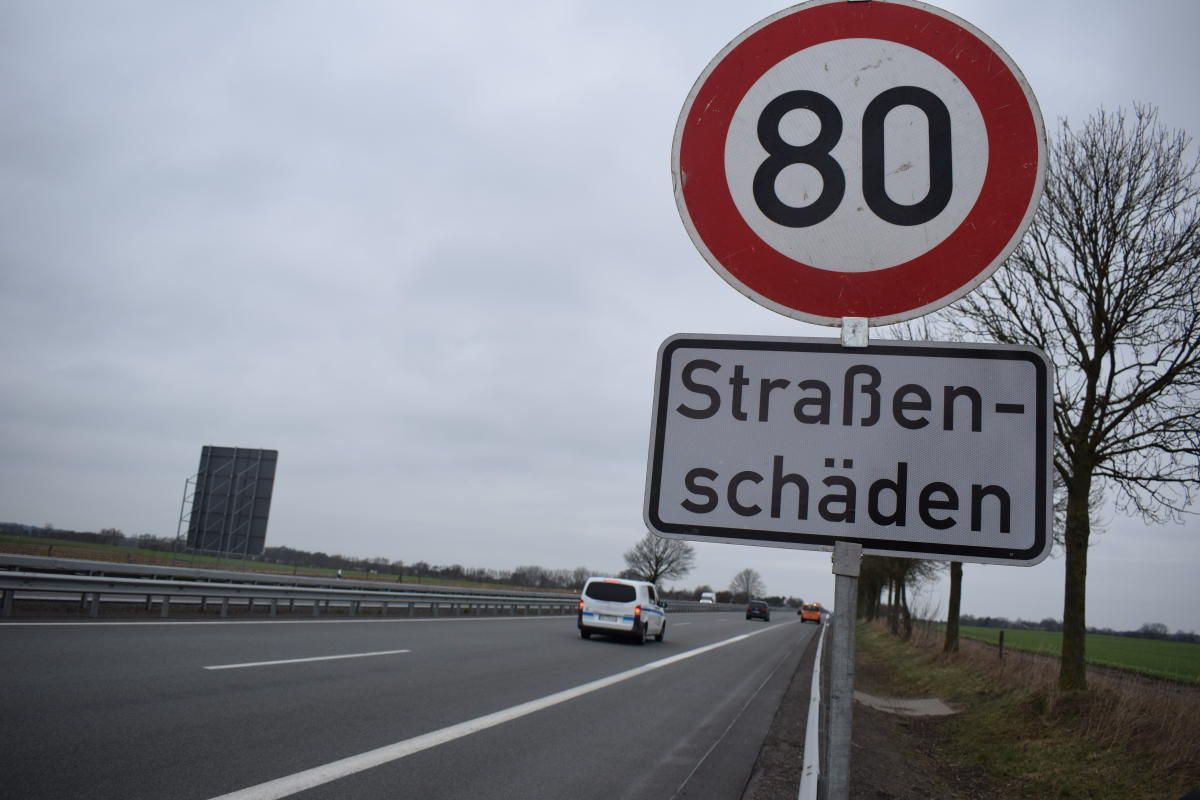
#> input picture Verkehrsschilderkenner/80_test.jpg, 1200 x 800 px
$ jupyter execute complete_routine.ipynb
#> lines starting #> are read from the running program, lines starting #| are printed output that depends on the picture; after the words box and inside, x2 and y2 are one past the last pixel; in counts of white or black regions, pixels touching at a corner belong together
#> further down, img_1 is the input picture: shape (800, 1200, 3); mean R, G, B 131.1, 131.6, 140.4
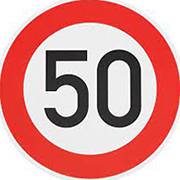
#> input picture Verkehrsschilderkenner/50_ref.jpg, 180 x 180 px
### util.py
import cv2
import numpy as np
from skimage import io
from matplotlib import pyplot as plt
import math

# mode 0 vertikal spiegeln, mode 1 horizontal
# [15 lines left out: function mirror_img, not called in this run]

# transform image to grayscale
def rgb2gray(img):
    # Source BildverarbeitungBuch: 12.2.1 Umwandlung in Grauwertbilder
    imgCopy = np.copy(img)
#> imgCopy is the input picture: shape (180, 180, 3); mean R, G, B 216, 151.5, 149.3
    gray = ((imgCopy[:, :, 0] * 0.299) + (imgCopy[:, :, 1] * 0.587) + (imgCopy[:, :, 2] * 0.114)).astype(int)
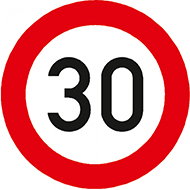
#> input picture Verkehrsschilderkenner/30_ref.jpg, 190 x 190 px
#> in rgb2gray, imgCopy is the input picture: shape (190, 190, 3); mean R, G, B 223.9, 144.2, 148.3
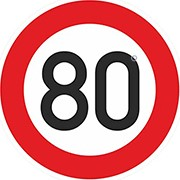
#> input picture Verkehrsschilderkenner/80_ref.jpg, 180 x 180 px
#> in rgb2gray, imgCopy is the input picture: shape (180, 180, 3); mean R, G, B 214.3, 144.9, 147.1
    return gray

# create Histogramm. bins are optionally implemented
# [14 lines left out: function computeHisto, not called in this run]

# print your image
def printImage(t_img, grayscale=True):
    if grayscale:
        io.imshow(t_img, cmap=plt.cm.gray)
        io.show()
    else:
        io.imshow(t_img)
        io.show()

# print your Historgram
def printHisto(t_histo, t_img=""):
    # plot image
    if t_img is not "":
        printImage(t_img, grayscale=True)
    # plot histogram
    n = t_histo.size
    x = range(n)
    width = 1
    plt.bar(x, t_histo, width, color="blue")
    plt.xlim([0, n - 1])
    plt.show()

# [5 lines left out: function apply_lut, not called in this run]

def cum_histo(histo, normalized=True):
    kum_his = np.zeros(histo.shape, int)
    for i, entry in enumerate(histo):
        if i == 0:
            kum_his[i] = histo[i]
        else:
            kum_his[i] = kum_his[i-1] + histo[i]
    if normalized:
        return kum_his / kum_his[kum_his.size - 1]
    return kum_his

# [73 lines left out: functions match_Histo, filter, medianFilter, not called in this run]

sobel_1 = np.array([[1,2,1]]) / 4
sobel_2 = np.array([[-1,0,1]]) / 2

def horizontal(img):
    img_copy = img.copy()
    return filter(img_copy, np.transpose(sobel_1) @ sobel_2, 1, "continue")


def vertical(img):
    img_copy = img.copy()
    return filter(img_copy, np.transpose(sobel_2) @ sobel_1, 1, "continue")


def gradient(img):
    return np.sqrt(horizontal(img)**2 + vertical(img)**2)

def get_r_idx(r, max, step):
    result = r / max * step
    return result if round(result) < step else result - 1

# [154 lines left out: functions linearHT, linearHT_th, printEdge, sequential_labelling, to_bin, dilate and 3 more, not called in this run]

### util_verkehrsschilderkenner.py
import numpy as np
from skimage import io
import util as ut
import math
import matplotlib.pyplot as plt
from skimage import util as skutil
import cv2
from skimage.transform import rotate
from skimage.feature import canny


def get_sign(img, version=1):
#> called with version = 2
    if version == 1: # Gradient-Version
        # Kantendetektion
        img_1_gray = ut.rgb2gray(img)
        imgOut_gradient = ut.gradient(img_1_gray)

        # Rauschen ausbessern durch Morphologische Filter
        full = np.array([
            [1, 1, 1],
            [1, 1, 1],
            [1, 1, 1]
        ])

        img_circles = ut.dilate(imgOut_gradient, full, 1)
        image = (img_circles).astype('uint8')

        keypoints_circle = []
        keypoints_circle_1 = _detect_ellipse(image, 1000, 0.8, 1)
        keypoints_circle_2 = _detect_ellipse(image, 20000, 0.8, 1)
        for points in keypoints_circle_1:
            keypoints_circle.append(points)
        for points in keypoints_circle_2:
            keypoints_circle.append(points)

        circles = _just_circles(keypoints_circle, image)
        blobImg = _blobsOnImg(img, circles)
        zoomCircles = _zoom(blobImg, keypoints_circle)
        return zoomCircles

    elif version == 2: # Alexanders Canny-Version
        image_gray = ut.rgb2gray(img).astype('uint8')
        edges = cv2.Canny(image_gray, threshold1=100, threshold2=300)
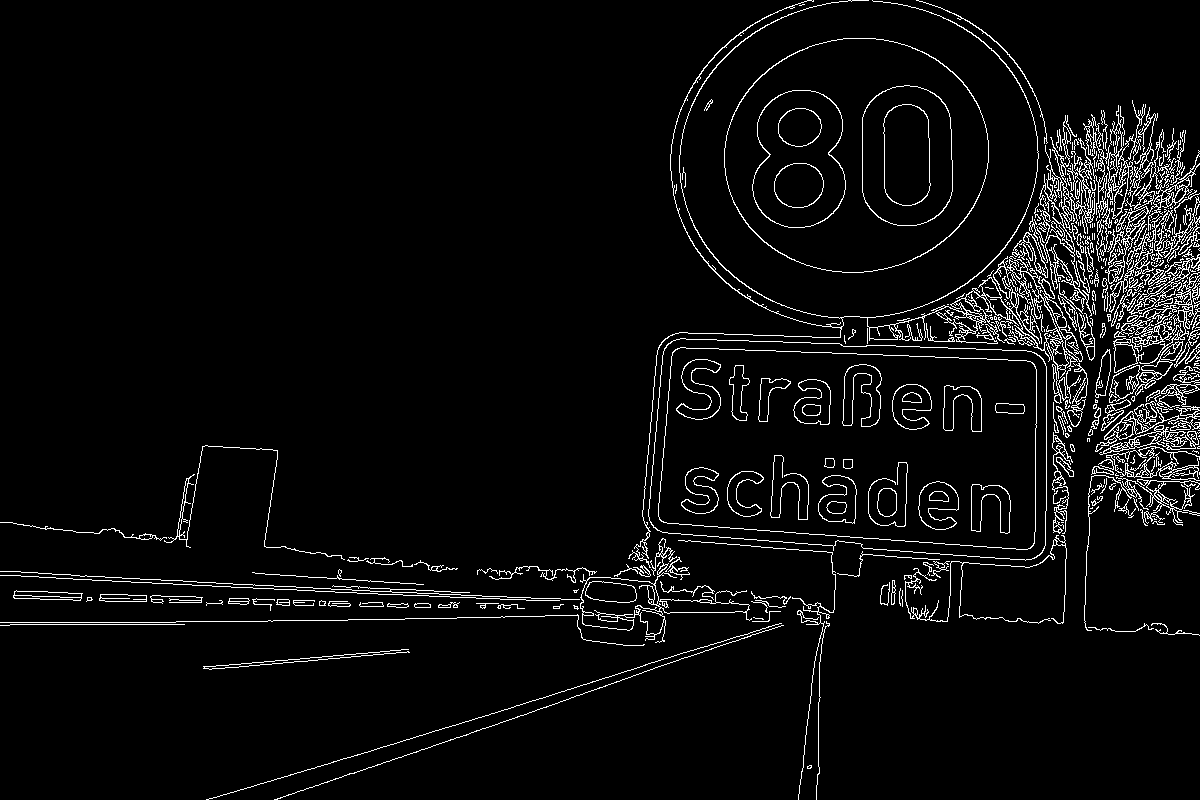
#> edges: shape (800, 1200); 4.5% white in thin lines or dots
        kernel = np.ones((5,5),np.uint8)
        dilate = cv2.dilate(edges,kernel,iterations = 2)
#> dilate: shape (800, 1200); 25.4% white; 20 white regions, largest, box (x1, y1, x2, y2) and area: (0, 0, 1200, 800) 187654, (720, 34, 993, 277) 8883, (677, 451, 813, 524) 6418
        erosion = cv2.erode(dilate,kernel,iterations = 2)
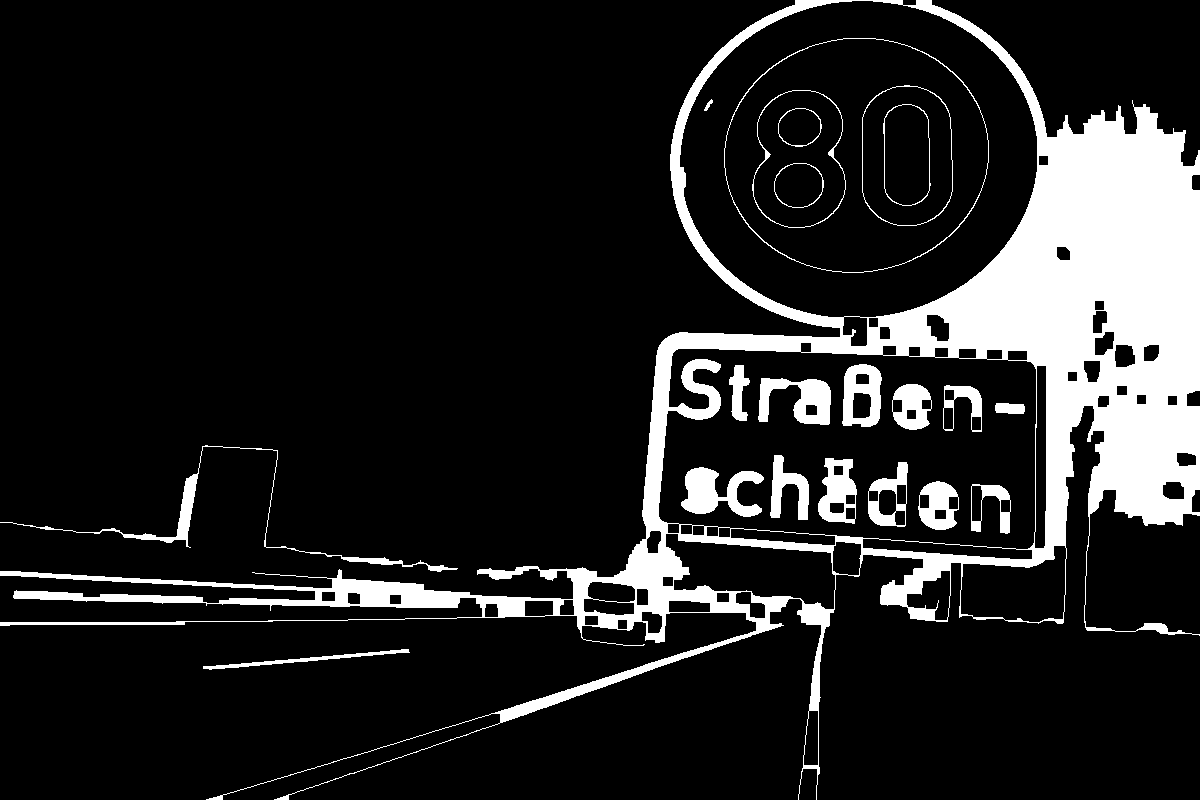
#> erosion: shape (800, 1200); 13.6% white; 22 white regions, largest, box (x1, y1, x2, y2) and area: (0, 0, 1200, 800) 110444, (681, 467, 764, 517) 2242, (0, 445, 458, 572) 1969
        edged = np.invert(erosion)
#> edged: shape (800, 1200); 86.4% white; 22 black regions

        contours, _ =  cv2.findContours(edged, 1, 2)
#> contours = 486 contours, 303 with area under 20; largest, box (x1, y1, x2, y2) and area: (0, 0, 840, 599) 395954, (0, 406, 1200, 800) 257130, (680, 0, 1037, 346) 88642, (659, 343, 1046, 559) 70472, (932, 0, 1200, 166) 24159

        minThresE = 10000
        maxThresE = 150000
        elipse_list = []
        t_img = image_gray.copy()
        for cnt in contours:
            try:
                area = cv2.contourArea(cnt)
                if minThresE < area < maxThresE:

                    ellipse = cv2.fitEllipse(cnt)

                    x, y = ellipse[0]
                    a, b = ellipse[1]
                    angle = ellipse[2]
                    elipse_list.append(((x, y), (a, b), angle))

                    a = a / 2
                    b = b / 2
            except:
                continue
#> this loop made 486 passes
#> (area, ellipse, x, y, a, b, angle) on passes 286, 484, 485: (70472, ((877.1, 450.9), (217, 476), 91.35), 877.1, 450.9, 108.5, 238, 91.35), (24159, ((1140.5, 198), (185.5, 641.8), 117.4), 1140.5, 198, 92.73, 320.9, 117.4), (88642, ((858.4, 160.1), (319.3, 354.6), 81.91), 858.4, 160.1, 159.6, 177.3, 81.91)
#> area on pass 41: 22
#> after the loop, elipse_list = [((877.1, 450.9), (217, 476), 91.35), ((1140.5, 198), (185.5, 641.8), 117.4), ((858.4, 160.1), (319.3, 354.6), 81.91)]

        new_imges = []
        for el in elipse_list:
            new_img = _four_point_transform(img, el)
            new_imges.append(new_img)
#> this loop made 3 passes
#> (el, a in _four_point_transform, b in _four_point_transform, angle in _four_point_transform) on passes 2 to 3: (((1140.5, 198), (185.5, 641.8), 117.4), 92.73, 320.9, 117.4), (((858.4, 160.1), (319.3, 354.6), 81.91), 159.6, 177.3, 81.91)
#> (el, a in _four_point_transform, b in _four_point_transform, angle in _four_point_transform, dst in _four_point_transform) on pass 1: (((877.1, 450.9), (217, 476), 91.35), 108.5, 238, 91.35, [[87.88, 180], [92.12, 0.025], [0.025, 87.88], [180, 92.12]])
#> after the loop, new_imges = 3 items


        return new_imges

    elif version == 3: # Alinas Canny-Version
        img_1_gray = ut.rgb2gray(img)
        edges = canny(img_1_gray, sigma=3.0, low_threshold=0.25, high_threshold=0.8)

        full = np.array([
            [1, 1, 1],
            [1, 1, 1],
            [1, 1, 1]
        ])
        edges = ut.dilate(edges, full, 1)

        edges = edges * 200
        edges = edges.astype('uint8')

        cannyE_1 = _detect_ellipse(edges, 1000, 0.8, 1)
        cannyE_2 = _detect_ellipse(edges, 20000, 0.8, 1)

        cannyPicPoints = []
        for points in cannyE_1:
            cannyPicPoints.append(points)
        for points in cannyE_2:
            cannyPicPoints.append(points)

        # Leave just the circles in the picture
        cannys = _just_circles(cannyPicPoints, edges)
        cannyImage = _blobsOnImg(img, cannys)
        zoomCannys = _zoom(cannyImage, cannyPicPoints)

        return zoomCannys
    else:
         return None

def match_signs(img, ref_img, version=1):
    if version == 1:
        #sift
        img1 = ut.rgb2gray(img).astype('uint8')
        img2 = ref_img.astype('uint8')


        sift = cv2.SIFT_create()
        sift = cv2.ORB_create()


        keypoints_1, descriptors_1 = sift.detectAndCompute(img1,None)
        keypoints_2, descriptors_2 = sift.detectAndCompute(img2,None)

        #feature matching
        bf = cv2.BFMatcher(cv2.NORM_L1, crossCheck=True)

        matches = bf.match(descriptors_1,descriptors_2)
        matches = sorted(matches, key = lambda x:x.distance)
        return len(matches) , len(keypoints_2)

    elif version == 2:
        # template matching
        img1 = ut.rgb2gray(img).astype('uint8')
        ref_img = ref_img.astype('uint8')
        img_gray = cv2.resize(img1, ref_img.shape[::-1], interpolation = cv2.INTER_AREA)

        # create mask
        mask = np.zeros((ref_img.shape[0], ref_img.shape[1], 3), dtype=np.uint8)
        cv2.circle(mask, (int(ref_img.shape[0]/2), int(ref_img.shape[0]/2)), int(ref_img.shape[0]/2), (255, 255, 255), thickness=-1)
        mask = cv2.cvtColor(mask, cv2.COLOR_BGR2GRAY)

        # [6 lines of commented-out code are left out]
        template_list = _create_template_list(ref_img)

        # matching
        res = []
        angle = 0
        for entry in template_list:
            res.append(_match_single_sign(img_gray, entry, mask))
        res = np.array(res)
        return res.max(), np.where(res == res.max())

    elif version == 3:
        # spectrum matching
        img1 = ut.rgb2gray(img).astype('uint8')
        ref_img = ref_img.astype('uint8')
        img_gray = cv2.resize(img1, ref_img.shape[::-1], interpolation=cv2.INTER_AREA)

        ref_img = 255 - ref_img
        mask = np.zeros((ref_img.shape[0], ref_img.shape[1], 3), dtype=np.uint8)
        cv2.circle(mask, (int(ref_img.shape[0] / 2), int(ref_img.shape[0] / 2)), int(ref_img.shape[0] / 2),
                   (255, 255, 255), thickness=-1)
        mask = cv2.cvtColor(mask, cv2.COLOR_BGR2GRAY)
        ref_img = 255 - cv2.bitwise_and(ref_img, ref_img, mask=mask)

        ref_spec = _get_horizontal_spectrum(ref_img)
        # ref_spec.sort()

        img_gray = 255 - img_gray
        img_gray = 255 - cv2.bitwise_and(img_gray, img_gray, mask=mask)

        test_spec = _get_horizontal_spectrum(img_gray)
        test_spec = _resize_histo(test_spec, len(ref_spec))
        # test_spec.sort()

        ref_cum = ut.cum_histo(ref_spec)
        test_cum = ut.cum_histo(test_spec)

        # cum_diff = ref_cum - test_cum
        # cum_diff = ref_spec / np.max(ref_spec) - test_spec / np.max(test_spec)
        # cum_diff = cv2.compareHist(ref_spec, test_spec, cv2.HISTCMP_CORREL)

        eps = 1e-10
        # compute the chi-squared distance
        # cum_diff = 0.5 * np.sum([((a - b) ** 2) / (a + b + eps) for (a, b) in zip(ref_spec, test_spec)])

        # minima = np.minimum(ref_spec, test_spec)
        # cum_diff = np.true_divide(np.sum(minima), np.sum(ref_spec))

        ref_count = 0
        ref_max = max(ref_spec)

        for i in ref_spec:
            if i > 0.9 * ref_max:
                ref_count += 1

        test_count = 0
        test_max = max(test_spec)

        for i in test_spec:
            if i > 0.8 * test_max:
                test_count += 1

        cum_diff = ref_count - test_count

        # match_result = max(cum_diff) + min(cum_diff) if min(cum_diff) > 0 else max(cum_diff) - min(cum_diff)
        match_result = np.mean(cum_diff)

        if True:
            # ut.printImage(ref_img)
            # ut.printImage(img)
            ut.printHisto(ref_spec)
            ut.printHisto(test_spec)
            # [4 lines of commented-out code are left out]

        return abs(match_result)

        # [4 lines of commented-out code are left out]
    else:
        return None


##### helper functions #####

def _create_template_list(img):

    res_list = []
    for x in range(0, 360):
        img2 = rotate(img, x, False)
        img2 = cv2.normalize(img2, None, 0, 255, cv2.NORM_MINMAX).astype('uint8')
        res_list.append(img2)
    return res_list

def _match_single_sign(img, ref_img, mask):
    # matching
    img = img.astype('uint8')
    res = cv2.matchTemplate(img,ref_img,cv2.TM_CCOEFF_NORMED, mask=mask)
    # res = cv2.matchTemplate(img.astype('uint8'),ref_img.astype('uint8'),cv2.TM_CCORR_NORMED, mask=mask)
    # res = cv2.matchTemplate(img.astype('uint8'),ref_img.astype('uint8'),cv2.TM_SQDIFF_NORMED, mask=mask)
    return res.max()

# [94 lines left out: functions _detect_ellipse, _blobsOnImg, _just_circles, _zoom, _get_vertical_spectrum, not called in this run]

def _get_horizontal_spectrum(ref):
    spec = np.zeros(len(ref))
    for j in range(len(ref)):
        for i in range(len(ref[0])):
            if ref[j][i] < 150:
                spec[i] += 1
    return spec

def _resize_histo(histo, size):
    result = np.zeros(size)
    for i in range(len(histo)):
        idx = round(i / len(histo) * size)
        idx -= 1 if idx >= size else 0
        result[idx] += histo[i]
    for i in range(1, len(result) - 1):
        if result[i] > 1.8 * result[-i] or result[i] > 1.8 * result[i + 1] or result[i] > 1.8 * result[i - 1]:
            result[i] = result[i + 1]
    return result

def _rotate(origin, point, angle):
	#Rotate a point counterclockwise by a given angle around a given origin.
	#The angle should be given in radians.
	x = origin[0] + math.cos(angle) * (point[0] - origin[0]) - math.sin(angle) * (point[1] - origin[1])
	y = origin[1] + math.sin(angle) * (point[0] - origin[0]) + math.cos(angle) * (point[1] - origin[1])
	return [x, y]

def _four_point_transform(image, pts):
	# obtain a consistent order of the points and unpack them
	# individually
	x = pts[0][0]
	y = pts[0][1]
	a = pts[1][0] / 2
	b = pts[1][1] / 2
	angle = pts[2]
	points = (_rotate((0,0), (a, 0), math.radians(angle) ),
			  _rotate((0,0), (-a, 0), math.radians(angle)),
			  _rotate((0,0), (0,b), math.radians(angle)),
			  _rotate((0,0), (0,-b), math.radians(angle)))

	elipse_pts = np.array([
		[points[0][0]+ x, points[0][1] + y],
		[points[1][0]+ x, points[1][1] + y],
		[points[2][0]+ x, points[2][1] + y],
		[points[3][0]+ x, points[3][1] + y]], dtype = "float32")

	maxWidth = 180
	maxHeight = 180

	dst_pts = (
		_rotate((0, 0), (90, 0), math.radians(angle)),
		_rotate((0, 0), (-90, 0), math.radians(angle)),
		_rotate((0, 0), (0, 90), math.radians(angle)),
		_rotate((0, 0), (0, -90), math.radians(angle)))

	dst = np.array([
		[dst_pts[0][0]+ 90, dst_pts[0][1] + 90],
		[dst_pts[1][0]+ 90, dst_pts[1][1] + 90],
		[dst_pts[2][0]+ 90, dst_pts[2][1] + 90],
		[dst_pts[3][0]+ 90, dst_pts[3][1] + 90]], dtype = "float32")
	# compute the perspective transform matrix and then apply it
	M = cv2.getPerspectiveTransform(elipse_pts, dst)
	warped = cv2.warpPerspective(image, M, (maxWidth, maxHeight))
	# return the warped image
	return warped

### complete_routine.ipynb
[cell 1]
import numpy as np
from skimage import io
import util as ut
import util_verkehrsschilderkenner as ut2
import math
import matplotlib.pyplot as plt
from skimage import util as skutil
import cv2
from skimage.transform import rotate

[cell 2]
img_1 = io.imread("Verkehrsschilderkenner/80_test.jpg")
# img_1 = io.imread("Verkehrsschilderkenner/Verkehrsschilder.jpg")

img_ref = ut.rgb2gray(io.imread("Verkehrsschilderkenner/50_ref.jpg"))
img_ref_1 = ut.rgb2gray(io.imread("Verkehrsschilderkenner/30_ref.jpg"))
img_ref_2 = ut.rgb2gray(io.imread("Verkehrsschilderkenner/50_ref.jpg"))
img_ref_3 = ut.rgb2gray(io.imread("Verkehrsschilderkenner/80_ref.jpg"))

ut.printImage(img_1,False)

[cell 3]
cropped_img = ut2.get_sign(img_1, version=2)
#> cropped_img = 3 items
for entry in cropped_img:
    ut.printImage(entry)
#> this loop made 3 passes

[cell 4]
for entry in cropped_img:
    result = ut2.match_signs(entry, img_ref, version=3)
    #print("Found " + str(result[0]) + " matches from " + str(result[1]) + "!")
    ut.printImage(ut.rgb2gray(entry).astype('uint8'))
    print(result)
    ut.printImage(img_ref)
#> this loop made 3 passes
#> (test_max in match_signs, cum_diff in match_signs, match_result in match_signs, result) on passes 1 to 3: (180, -92, -92, 92), (159, -53, -53, 53), (134, -38, -38, 38)
#| 92.0
#| 53.0
#| 38.0
#> pass 1, in match_signs, `ref_img = 255 - ref_img`:
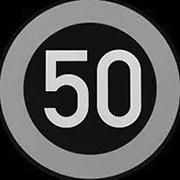
#> ref_img: shape (180, 180); min 0, max 255, mean 84.9
#> pass 1, in printHisto (call 2), `plt.show()`:
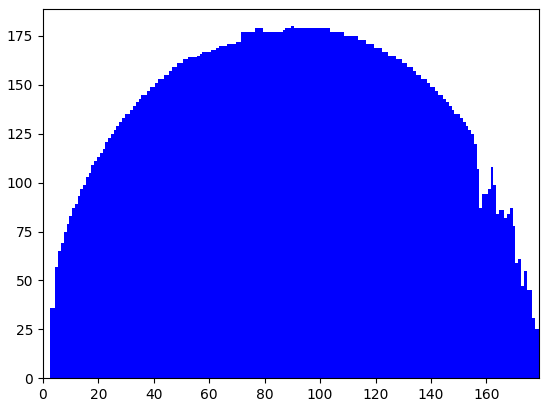
#> figure drawn by matplotlib, 1 panel; tallest bar 180 high, from x = 89.5 to 90.5
#> pass 2, in printImage (call 7), `io.show()`:
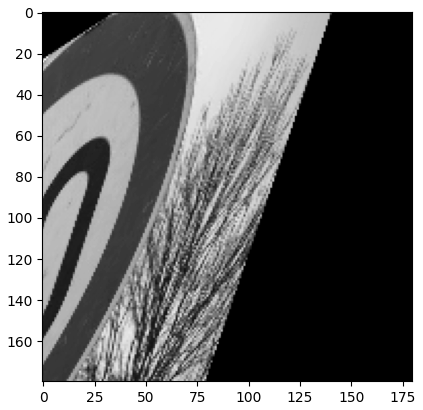
#> figure drawn by matplotlib, 1 panel

[cell 5]
for entry in cropped_img:
    print("Trying to detect sign:")
    result, angle = ut2.match_signs(entry, img_ref_1, version=2)
    result_2, angle_2 = ut2.match_signs(entry, img_ref_2, version=2)
    result_3, angle_3 = ut2.match_signs(entry, img_ref_3, version=2)
    tmp_set = {result: (30, angle), result_2: (50, angle_2), result_3: (80, angle_3)}
    tmp = [result, result_2, result_3]
    tmp.sort()
    if tmp[2] < 0.65:
        ut.printImage(ut.rgb2gray(entry))
        print("No sign detected\n")
        continue

    if tmp[2] > tmp[1] + 0.1:
        ut.printImage(entry)
        print("Sign detected:")
        if tmp_set[tmp[2]][0] == 30:
            ut.printImage(img_ref_1)
        elif tmp_set[tmp[2]][0] == 50:
            ut.printImage(img_ref_2)
        if tmp_set[tmp[2]][0] == 80:
            ut.printImage(img_ref_3)
        continue

    tmp_img = rotate(entry, -tmp_set[tmp[2]][1][0][0], False)
    tmp_img = cv2.normalize(tmp_img, None, 0, 255, cv2.NORM_MINMAX).astype('uint8')
    result = ut2.match_signs(tmp_img, img_ref, version=3)
    result_2 = ut2.match_signs(tmp_img, img_ref_2, version=3)
    result_3 = ut2.match_signs(tmp_img, img_ref_3, version=3)

    ut.printImage(entry.astype('uint8'))
    tmp = [result, result_2, result_3]
    print(min(tmp))

    if min(tmp) < 50:
        print("Sign detected:")
        if min(tmp) == result:
            ut.printImage(img_ref_1)
        elif min(tmp) == result_2:
            ut.printImage(img_ref_2)
        if min(tmp) == result_3:
            ut.printImage(img_ref_3)
    else:
        print("Sign detected, but probabaly not a template\n")
#> this loop made 3 passes
#| Trying to detect sign:
#| No sign detected
#| Trying to detect sign:
#| No sign detected
#| Trying to detect sign:
#| 29.0
#| Sign detected:
#> pass 1, in match_signs (call 4), `img_gray = cv2.resize(img1, ref_img.shape[::-1], interpolation = cv2.I..`:
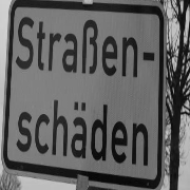
#> img_gray: shape (190, 190); min 6, max 213, mean 96.6
#> after the loop:
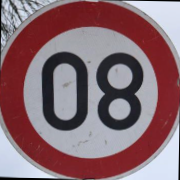
#> tmp_img: shape (180, 180, 3); mean R, G, B 135.8, 106.1, 113.6

    #print("Found " + str(result[0]) + " matches from " + str(result[1]) + "!")
